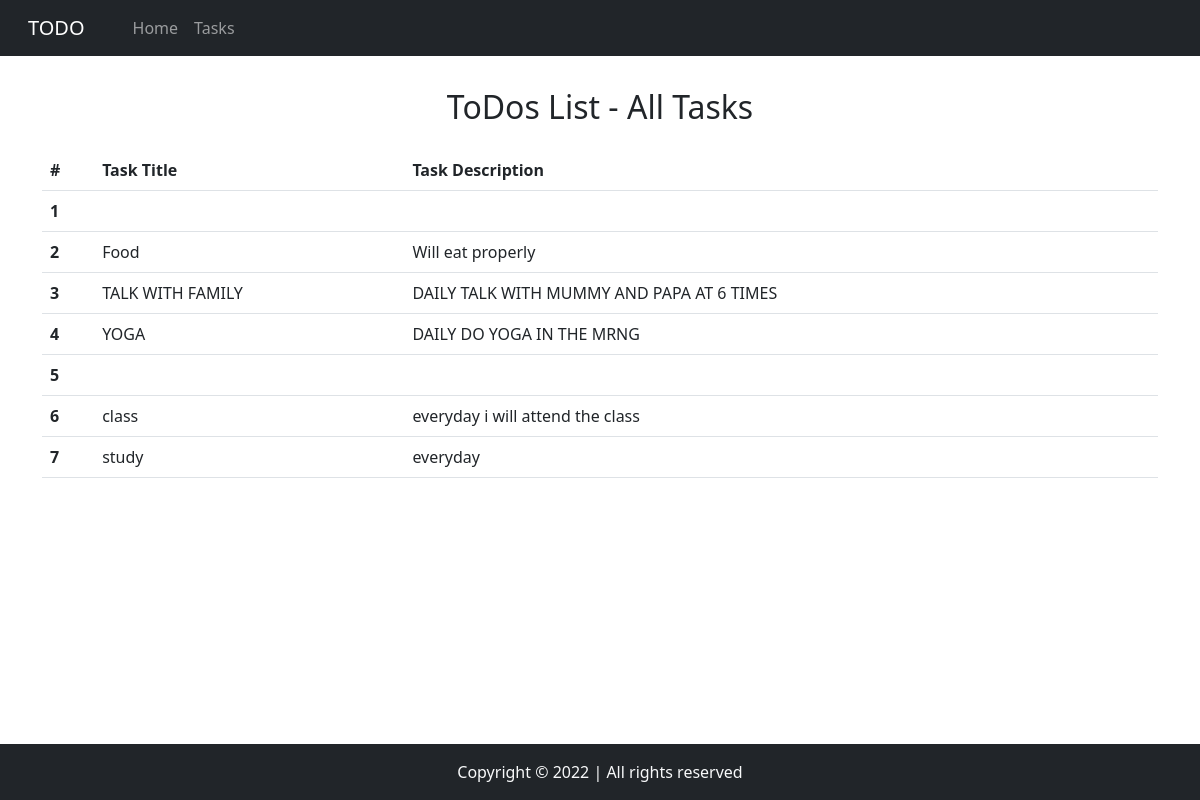
The page /tasks on the database its author committed.
### home/models.py (models this page shows)
class Task(models.Model):
    taskTitle = models.CharField(max_length=30)
    taskDesc = models.TextField()
    time = models.DateTimeField(auto_now_add=True)
    def __str__(self):
        return self.taskTitle

### home/views.py (the view)
# urls.py: path('tasks',views.tasks,name='tasks')
def tasks(request):
    allTasks = Task.objects.all()
    print(allTasks)
    for item in allTasks:
        print(item.taskDesc)
    context = {'tasks': allTasks}
    return render(request,'tasks.html',context)

### templates/tasks.html (shortened to what this page needs)
<!doctype html>
<html>
  <head>
    <link rel="stylesheet" href="https://cdn.jsdelivr.net/npm/bootstrap@5.2.0-beta1/dist/css/bootstrap.rtl.min.css">
  </head>
  <body>
    <nav class="navbar navbar-expand-lg navbar-dark bg-dark">
      <div class="container-fluid">
        <a class="navbar-brand" href="/">TODO</a>
        <div class="collapse navbar-collapse" id="navbarSupportedContent">
          <ul class="navbar-nav mr-auto">
            <li class="nav-item active">
              <a class="nav-link" href="/">Home
              </a>
            </li>
            <li class="nav-item">
              <a class="nav-link" href="/tasks">Tasks</a>
            </li>
          </ul>
        </div>
      </div>
    </nav>
    <div class="container my-3">
      <h2 class="text-center py-3">ToDos List - All Tasks</h2>
      <table class="table">
          <thead>
            <tr>
              <th scope="col">#</th>
              <th scope="col">Task Title</th>
              <th scope="col">Task Description</th>
            </tr>
          </thead>
          <tbody>
          {% for task in tasks %}
            <tr>
              <th scope="row">{{forloop.counter}}</th>
              <td>{{task.taskTitle}}</td>
              <td>{{task.taskDesc}}</td>
            </tr>
          {% endfor %}
          </tbody>
        </table>
      </div>
    <footer>
      <p class="text-center bg-dark text-light fixed-bottom my-0 py-3">
      Copyright &copy; 2022 | All rights reserved
      </p>
    </footer>
  </body>
</html>

### rows shown on the page
Task: taskTitle "Food", taskDesc "Will eat properly"
Task: taskTitle "TALK WITH FAMILY", taskDesc "DAILY TALK WITH MUMMY AND PAPA AT 6 TIMES"
Task: taskTitle "YOGA", taskDesc "DAILY DO YOGA IN THE MRNG"
Task: taskTitle "class", taskDesc "everyday i will attend the class"
Task: taskTitle "study", taskDesc "everyday"
